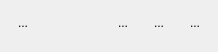
<?xml version="1.0" encoding="UTF-8"?>
<ui version="4.0">
 <class>LucencyDialog</class>
 <widget class="QWidget" name="LucencyDialog">
  <property name="geometry">
   <rect>
    <x>0</x>
    <y>0</y>
    <width>218</width>
    <height>52</height>
   </rect>
  </property>
  <property name="windowTitle">
   <string/>
  </property>
  <property name="styleSheet">
   <string notr="true"/>
  </property>
  <layout class="QGridLayout" name="gridLayout">
   <property name="leftMargin">
    <number>9</number>
   </property>
   <property name="topMargin">
    <number>9</number>
   </property>
   <property name="rightMargin">
    <number>9</number>
   </property>
   <property name="bottomMargin">
    <number>9</number>
   </property>
   <property name="verticalSpacing">
    <number>0</number>
   </property>
   <item row="0" column="0">
    <widget class="QWidget" name="widget" native="true">
     <property name="sizePolicy">
      <sizepolicy hsizetype="Expanding" vsizetype="Fixed">
       <horstretch>0</horstretch>
       <verstretch>0</verstretch>
      </sizepolicy>
     </property>
     <property name="minimumSize">
      <size>
       <width>0</width>
       <height>28</height>
      </size>
     </property>
     <property name="maximumSize">
      <size>
       <width>16777215</width>
       <height>28</height>
      </size>
     </property>
     <layout class="QGridLayout" name="gridLayout_3">
      <property name="leftMargin">
       <number>0</number>
      </property>
      <property name="topMargin">
       <number>0</number>
      </property>
      <property name="rightMargin">
       <number>0</number>
      </property>
      <property name="bottomMargin">
       <number>0</number>
      </property>
      <property name="horizontalSpacing">
       <number>8</number>
      </property>
      <property name="verticalSpacing">
       <number>0</number>
      </property>
      <item row="0" column="0">
       <widget class="QToolButton" name="ButtonFixed">
        <property name="minimumSize">
         <size>
          <width>28</width>
          <height>28</height>
         </size>
        </property>
        <property name="maximumSize">
         <size>
          <width>28</width>
          <height>28</height>
         </size>
        </property>
        <property name="text">
         <string>...</string>
        </property>
        <property name="icon">
         <iconset resource="LxMemo.qrc">
          <normaloff>:/LxMemo/icons/unfixed.png</normaloff>:/LxMemo/icons/unfixed.png</iconset>
        </property>
        <property name="autoRaise">
         <bool>true</bool>
        </property>
       </widget>
      </item>
      <item row="0" column="1">
       <widget class="QLabel" name="icon">
        <property name="sizePolicy">
         <sizepolicy hsizetype="Minimum" vsizetype="Minimum">
          <horstretch>0</horstretch>
          <verstretch>0</verstretch>
         </sizepolicy>
        </property>
        <property name="maximumSize">
         <size>
          <width>25</width>
          <height>25</height>
         </size>
        </property>
        <property name="text">
         <string/>
        </property>
        <property name="scaledContents">
         <bool>true</bool>
        </property>
       </widget>
      </item>
      <item row="0" column="2">
       <widget class="QLabel" name="title">
        <property name="sizePolicy">
         <sizepolicy hsizetype="Expanding" vsizetype="Preferred">
          <horstretch>0</horstretch>
          <verstretch>0</verstretch>
         </sizepolicy>
        </property>
        <property name="text">
         <string/>
        </property>
        <property name="wordWrap">
         <bool>true</bool>
        </property>
       </widget>
      </item>
      <item row="0" column="5">
       <widget class="QToolButton" name="ButtonMin">
        <property name="minimumSize">
         <size>
          <width>28</width>
          <height>28</height>
         </size>
        </property>
        <property name="maximumSize">
         <size>
          <width>28</width>
          <height>28</height>
         </size>
        </property>
        <property name="autoFillBackground">
         <bool>true</bool>
        </property>
        <property name="styleSheet">
         <string notr="true"/>
        </property>
        <property name="text">
         <string>...</string>
        </property>
        <property name="icon">
         <iconset resource="LxMemo.qrc">
          <normaloff>:/LxMemo/icons/minimum.png</normaloff>:/LxMemo/icons/minimum.png</iconset>
        </property>
        <property name="autoRaise">
         <bool>true</bool>
        </property>
       </widget>
      </item>
      <item row="0" column="6">
       <widget class="QToolButton" name="ButtonMax">
        <property name="minimumSize">
         <size>
          <width>28</width>
          <height>28</height>
         </size>
        </property>
        <property name="maximumSize">
         <size>
          <width>28</width>
          <height>28</height>
         </size>
        </property>
        <property name="autoFillBackground">
         <bool>true</bool>
        </property>
        <property name="styleSheet">
         <string notr="true"/>
        </property>
        <property name="text">
         <string>...</string>
        </property>
        <property name="icon">
         <iconset resource="LxMemo.qrc">
          <normaloff>:/LxMemo/icons/maximum.png</normaloff>:/LxMemo/icons/maximum.png</iconset>
        </property>
        <property name="autoRaise">
         <bool>true</bool>
        </property>
       </widget>
      </item>
      <item row="0" column="7">
       <widget class="QToolButton" name="ButtonClose">
        <property name="minimumSize">
         <size>
          <width>28</width>
          <height>28</height>
         </size>
        </property>
        <property name="maximumSize">
         <size>
          <width>28</width>
          <height>28</height>
         </size>
        </property>
        <property name="focusPolicy">
         <enum>Qt::ClickFocus</enum>
        </property>
        <property name="contextMenuPolicy">
         <enum>Qt::NoContextMenu</enum>
        </property>
        <property name="acceptDrops">
         <bool>false</bool>
        </property>
        <property name="autoFillBackground">
         <bool>true</bool>
        </property>
        <property name="styleSheet">
         <string notr="true"/>
        </property>
        <property name="text">
         <string>...</string>
        </property>
        <property name="icon">
         <iconset resource="LxMemo.qrc">
          <normaloff>:/LxMemo/icons/close.png</normaloff>:/LxMemo/icons/close.png</iconset>
        </property>
        <property name="popupMode">
         <enum>QToolButton::InstantPopup</enum>
        </property>
        <property name="autoRaise">
         <bool>true</bool>
        </property>
       </widget>
      </item>
      <item row="0" column="3">
       <spacer name="horizontalSpacer">
        <property name="orientation">
         <enum>Qt::Horizontal</enum>
        </property>
        <property name="sizeHint" stdset="0">
         <size>
          <width>40</width>
          <height>20</height>
         </size>
        </property>
       </spacer>
      </item>
      <item row="0" column="4">
       <layout class="QHBoxLayout" name="actions_layout">
        <property name="spacing">
         <number>8</number>
        </property>
        <property name="topMargin">
         <number>0</number>
        </property>
        <property name="rightMargin">
         <number>0</number>
        </property>
       </layout>
      </item>
     </layout>
    </widget>
   </item>
   <item row="1" column="0">
    <widget class="QFrame" name="frame">
     <property name="sizePolicy">
      <sizepolicy hsizetype="Expanding" vsizetype="Expanding">
       <horstretch>0</horstretch>
       <verstretch>0</verstretch>
      </sizepolicy>
     </property>
     <property name="styleSheet">
      <string notr="true"/>
     </property>
     <property name="frameShape">
      <enum>QFrame::NoFrame</enum>
     </property>
     <property name="frameShadow">
      <enum>QFrame::Plain</enum>
     </property>
     <layout class="QGridLayout" name="gridLayout_2">
      <property name="leftMargin">
       <number>0</number>
      </property>
      <property name="topMargin">
       <number>0</number>
      </property>
      <property name="rightMargin">
       <number>0</number>
      </property>
      <property name="bottomMargin">
       <number>0</number>
      </property>
      <property name="spacing">
       <number>0</number>
      </property>
     </layout>
    </widget>
   </item>
  </layout>
 </widget>
 <resources>
  <include location="LxMemo.qrc"/>
 </resources>
 <connections/>
</ui>
